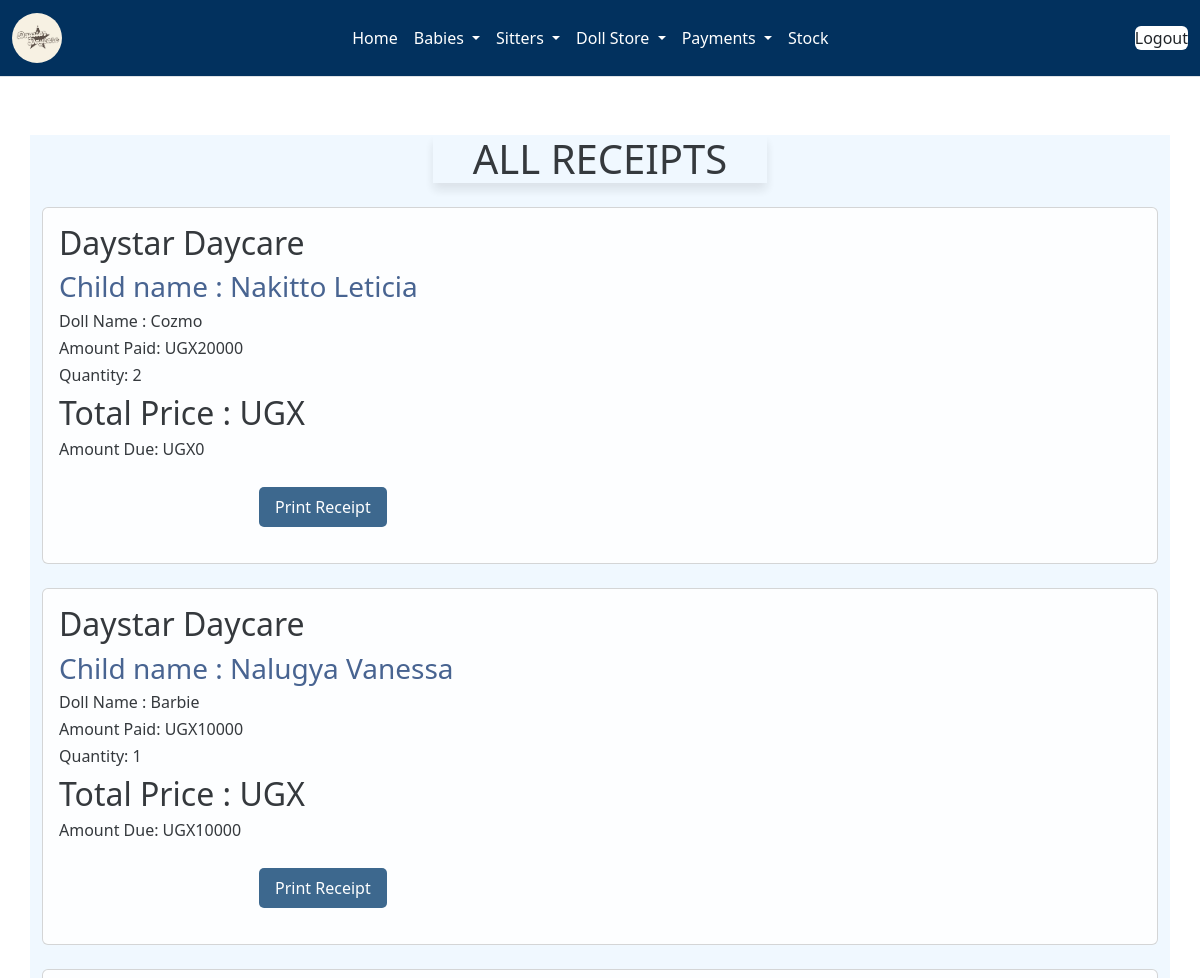
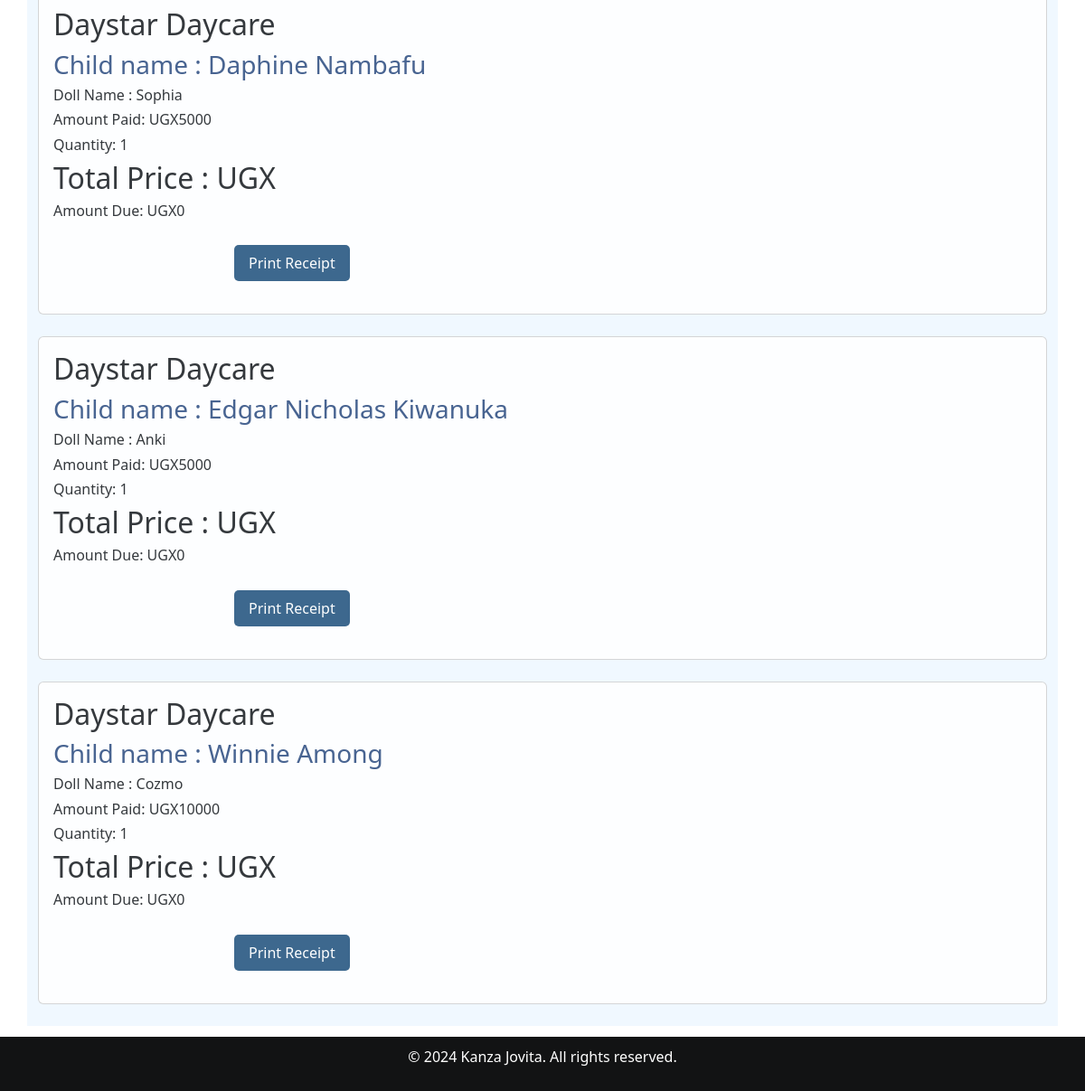
/receipt/ (signed in), run on an earlier commit of the app's database (2 pictures, top to bottom).
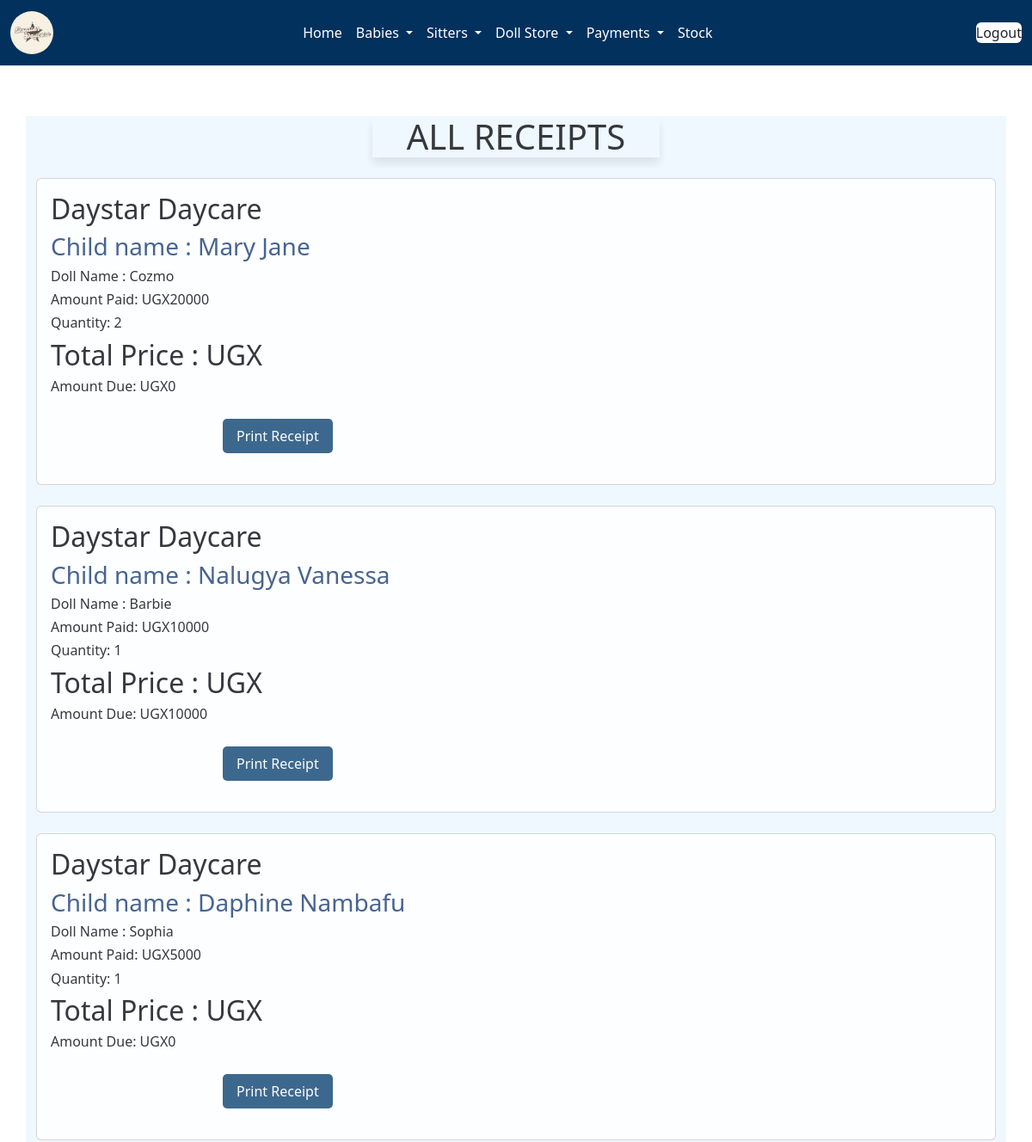
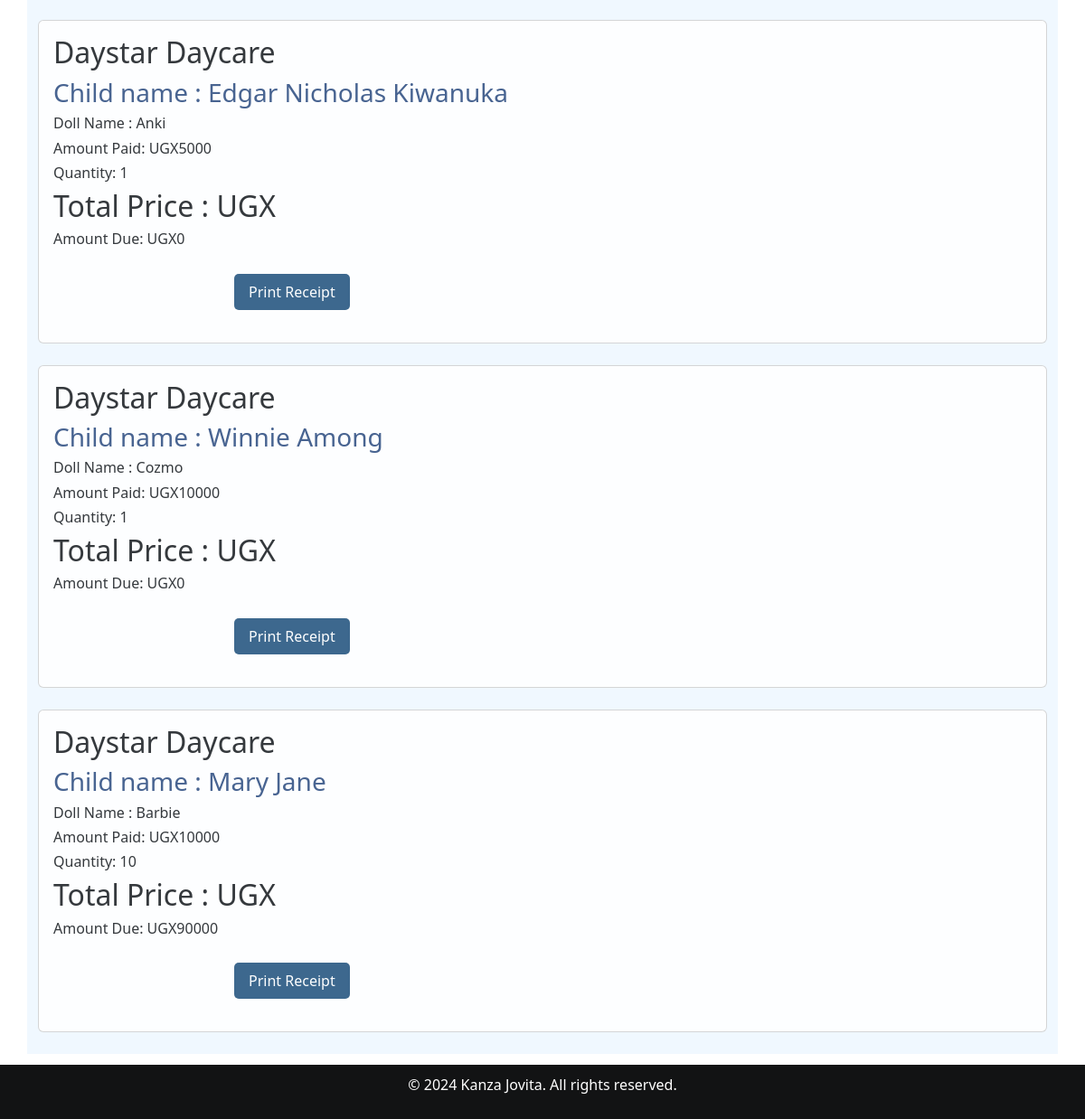
And on a later commit of the database (2 pictures, top to bottom).
### home/models.py (models this page shows, shortened)
class Salesrecord(models.Model):
    doll=models.ForeignKey(Doll, on_delete=models.CASCADE,null=False, blank=False)
    doll_no = models.CharField(max_length=10,default=0)
    payee = models.ForeignKey(Babyreg, on_delete=models.SET_NULL, null=True, blank=True)
    quantity_sold=models.IntegerField(default=0)
    amount_received=models.IntegerField(default=0)
    sale_date=models.DateField(default=timezone.now)
    unit_price=models.IntegerField(default=0)
    def get_total(self):
        total= self.quantity_sold * self.unit_price
        return int( total)
    def get_change(self):
        change= self.get_total() - self.amount_received
        return int(change)

class Babyreg(models.Model):
    Baby_name = models.CharField(max_length=30, null=False, blank=False, validators=[validate_letters])
    baby_number = models.CharField(max_length=30, unique=True ,null=False, blank=False, validators=[validate_numbers])
    fathers_names = models.CharField(max_length=30, null=False, blank=False)
    mothers_names = models.CharField(max_length=30, null=False, blank=False)
    c_stay = models.ForeignKey(Categorystay, on_delete=models.SET_NULL, null=True, blank=True)
    Date = models.DateTimeField()
    Gender =  models.CharField(choices=[('Male', 'Male'),('Female', 'Female')], max_length=100)
    Age = models.CharField(max_length=20, blank=False, null=False)
    Location = models.CharField(max_length=30, null=False, blank=False)
    brought_by = models.CharField(max_length=200)
    created_at = models.DateTimeField(auto_now_add=True,null=True)
    def __str__(self):
        print(f"Baby name: {self.Baby_name}, Type: {type(self.Baby_name)}")
        if self.Baby_name is not None:
            return str(self.Baby_name)
        else:
            return "Unnamed Baby"

class Doll(models.Model):
    c_doll=models.ForeignKey(Category_doll, on_delete=models.CASCADE,null=True, blank=True)
    name_of_the_doll =models.CharField(max_length=200,null=True, blank=True)
    doll_number = models.CharField(max_length=200,null=True, blank=True)
    quantity=models.IntegerField(default=0)
    issued_quantity=models.IntegerField(default=0,blank=True,null=True)
    received_quantity=models.IntegerField(default=0,null=False,blank=False)
    Unit_price=models.IntegerField(default=0,null=False, blank=False)
    date=models.DateField(default=timezone.now)
    def __str__(self):
        return self.name_of_the_doll

### home/views.py (the view)
# urls.py: path('receipt/', views.receipt, name='receipt'),
@login_required
def receipt(request):
    sales = Salesrecord.objects.all().order_by('id')  # Retrieving all sales records ordered by their id
    return render(request, 'receipt.html', {'sales': sales})

### home/templates/receipt.html (shortened to what this page needs)
{% extends 'base.html' %}
{% block content %}
<br><br>
<div receipt-container>
<div class="container" style="background-color: aliceblue;">
    <h1 class="card-header text-center">ALL RECEIPTS</h1><br>
    {% for sale in sales %}
    <div class="card" style="opacity: 90%;" >
        <div class="card-body">
            <h2 class="v">Daystar Daycare</h2>
            <h3 class="card-title" style="color:#365486; ">Child name : {{sale.payee | title}}</h3>
            <h6 class="card-text">Doll Name : {{sale.doll}}</h6>
            <h6 class="card-text">Amount Paid: UGX{{ sale.amount_received }}</h6>
            <h6 class="card-text">Quantity: {{sale.quantity_sold }}</h6>
            <h2>Total Price : UGX{{ sales.get_total }}</h2>
            <div style="flex: 1">
                <h6 class="card-text">Amount Due: UGX{{ sale.get_change }}</h6>
                <a href="{% url 'receipt_detail' sale.id %}">
                    <button class="button" type="submit">Print Receipt</button> <br>
                </a>
            </div>
        </div>
    </div>
    <br />
    {% endfor %}
</div>
</div>
{% endblock %}

What changed in the data, as far as the page shows it:
changed through a linked row, Salesrecord (number 1 of 6 on the later page): payee "Nakitto Leticia" → "Mary Jane"
added Salesrecord: payee "Mary Jane", doll "Barbie", amount_received "10000", quantity_sold "10", get_change "90000"
